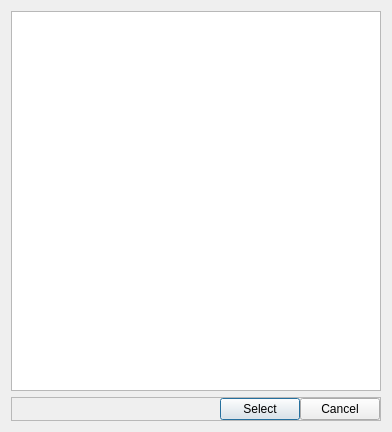
<?xml version="1.0" encoding="UTF-8"?>
<ui version="4.0">
 <class>FMODSoundBrowser</class>
 <widget class="QDialog" name="FMODSoundBrowser">
  <property name="geometry">
   <rect>
    <x>0</x>
    <y>0</y>
    <width>392</width>
    <height>432</height>
   </rect>
  </property>
  <property name="sizePolicy">
   <sizepolicy hsizetype="Minimum" vsizetype="Minimum">
    <horstretch>0</horstretch>
    <verstretch>0</verstretch>
   </sizepolicy>
  </property>
  <property name="windowTitle">
   <string>FMOD Sound Browser</string>
  </property>
  <layout class="QVBoxLayout" name="verticalLayout">
   <item>
    <widget class="QTreeWidget" name="treeWidget">
     <property name="minimumSize">
      <size>
       <width>200</width>
       <height>0</height>
      </size>
     </property>
     <property name="editTriggers">
      <set>QAbstractItemView::NoEditTriggers</set>
     </property>
     <attribute name="headerVisible">
      <bool>false</bool>
     </attribute>
     <column>
      <property name="text">
       <string notr="true">1</string>
      </property>
     </column>
    </widget>
   </item>
   <item>
    <widget class="QFrame" name="frame">
     <property name="frameShape">
      <enum>QFrame::StyledPanel</enum>
     </property>
     <property name="frameShadow">
      <enum>QFrame::Raised</enum>
     </property>
     <layout class="QHBoxLayout" name="horizontalLayout">
      <property name="spacing">
       <number>0</number>
      </property>
      <property name="margin">
       <number>0</number>
      </property>
      <item>
       <spacer name="horizontalSpacer">
        <property name="orientation">
         <enum>Qt::Horizontal</enum>
        </property>
        <property name="sizeHint" stdset="0">
         <size>
          <width>40</width>
          <height>20</height>
         </size>
        </property>
       </spacer>
      </item>
      <item>
       <widget class="QPushButton" name="selectButton">
        <property name="text">
         <string>Select</string>
        </property>
       </widget>
      </item>
      <item>
       <widget class="QPushButton" name="cancelButton">
        <property name="text">
         <string>Cancel</string>
        </property>
       </widget>
      </item>
     </layout>
    </widget>
   </item>
  </layout>
 </widget>
 <resources/>
 <connections/>
</ui>
